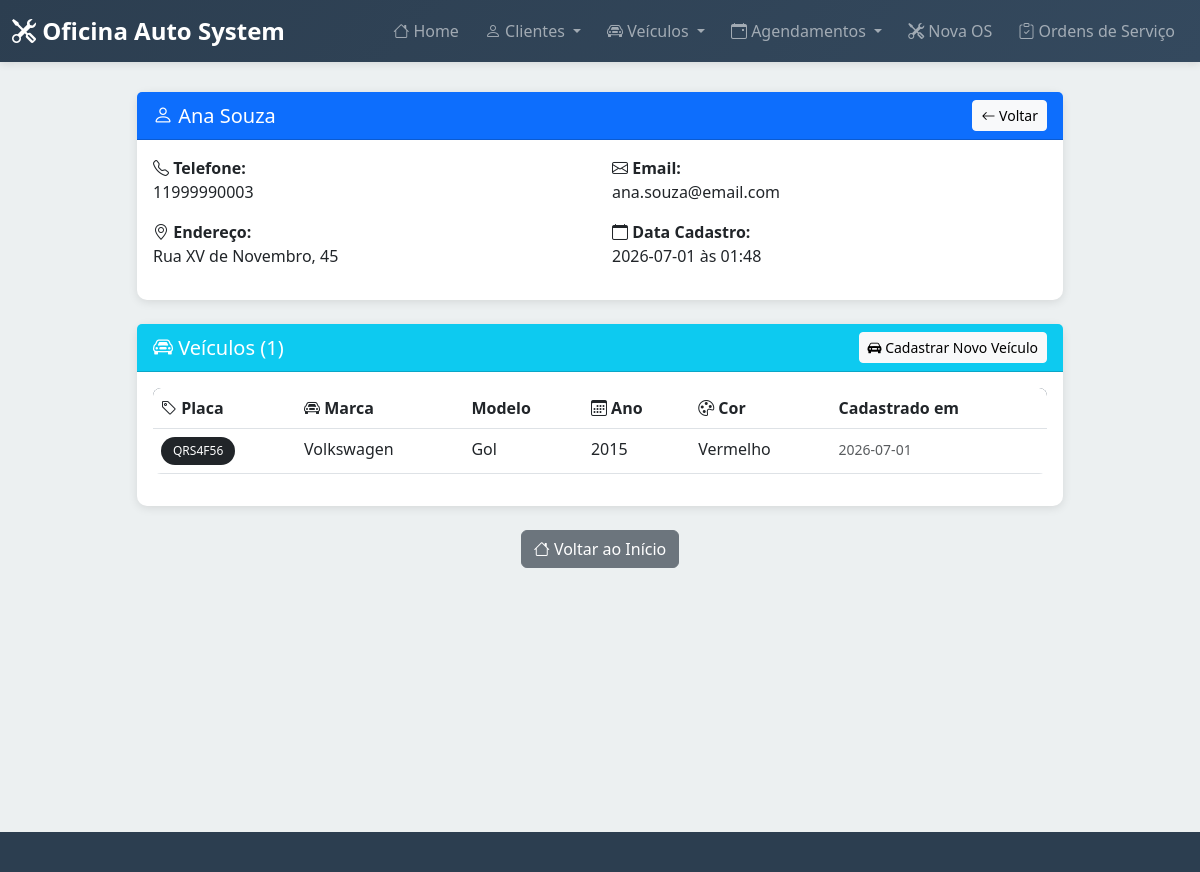
The page /cliente/3 on the database its author committed.
### tables this page shows
CREATE TABLE clientes (
        id INTEGER PRIMARY KEY AUTOINCREMENT,
        nome TEXT NOT NULL,
        telefone TEXT NOT NULL,
        email TEXT,
        endereco TEXT,
        data_cadastro TIMESTAMP DEFAULT CURRENT_TIMESTAMP
    );

CREATE TABLE veiculos (
        id INTEGER PRIMARY KEY AUTOINCREMENT,
        cliente_id INTEGER NOT NULL,
        placa TEXT NOT NULL UNIQUE,
        marca TEXT NOT NULL,
        modelo TEXT NOT NULL,
        ano INTEGER,
        cor TEXT,
        data_cadastro TIMESTAMP DEFAULT CURRENT_TIMESTAMP,
        FOREIGN KEY (cliente_id) REFERENCES clientes(id)
    );

### app.py (the view)
@app.route("/cliente/<int:cliente_id>")
def detalhes_cliente(cliente_id):
    db = get_db()
    cursor = db.cursor()
    cursor.execute("SELECT * FROM clientes WHERE id = ?", (cliente_id,))
    cliente = cursor.fetchone()
    if not cliente:
        return "Cliente não encontrado", 404
    cursor.execute(
        "SELECT * FROM veiculos WHERE cliente_id = ? ORDER BY data_cadastro DESC",
        (cliente_id,),
    )
    veiculos = cursor.fetchall()
    db.close()
    return render_template(
        "detalhes_cliente.html", cliente=cliente, veiculos=veiculos
    )

### app.py (called while the page is built)
def get_db():
    db = sqlite3.connect(app.config["DATABASE"])
    db.row_factory = sqlite3.Row
    return db

### templates/detalhes_cliente.html (shortened to what this page needs)
{% extends "base.html" %}
{% block content %}
<div class="row">
    <div class="col-lg-10 mx-auto">
        <div class="card mb-4">
            <div class="card-header bg-primary text-white">
                <div class="row align-items-center">
                    <div class="col">
                        <h5 class="mb-0"><i class="bi bi-person"></i> {{ cliente['nome'] }}</h5>
                    </div>
                    <div class="col-auto">
                        <a href="/consulta-cliente" class="btn btn-light btn-sm">
                            <i class="bi bi-arrow-left"></i> Voltar
                        </a>
                    </div>
                </div>
            </div>
            <div class="card-body">
                <div class="row">
                    <div class="col-md-6">
                        <p><strong><i class="bi bi-telephone"></i> Telefone:</strong><br>{{ cliente['telefone'] }}</p>
                    </div>
                    <div class="col-md-6">
                        <p>
                            <strong><i class="bi bi-envelope"></i> Email:</strong><br>
                            {% if cliente['email'] %}
                                {{ cliente['email'] }}
                            {% else %}
                                <span class="text-muted">Não informado</span>
                            {% endif %}
                        </p>
                    </div>
                </div>
                <div class="row">
                    <div class="col-md-6">
                        <p>
                            <strong><i class="bi bi-geo-alt"></i> Endereço:</strong><br>
                            {% if cliente['endereco'] %}
                                {{ cliente['endereco'] }}
                            {% else %}
                                <span class="text-muted">Não informado</span>
                            {% endif %}
                        </p>
                    </div>
                    <div class="col-md-6">
                        <p>
                            <strong><i class="bi bi-calendar"></i> Data Cadastro:</strong><br>
                            {{ cliente['data_cadastro'][:10] }} às {{ cliente['data_cadastro'][11:16] }}
                        </p>
                    </div>
                </div>
            </div>
        </div>
        <div class="card">
            <div class="card-header bg-info text-white">
                <div class="row align-items-center">
                    <div class="col">
                        <h5 class="mb-0">
                            <i class="bi bi-car-front"></i>
                            Veículos ({{ veiculos|length }})
                        </h5>
                    </div>
                    <div class="col-auto">
                        <a href="/cadastro-veiculo" class="btn btn-light btn-sm">
                            <i class="bi bi-car-front-fill"></i> Cadastrar Novo Veículo
                        </a>
                    </div>
                </div>
            </div>
            <div class="card-body">
                {% if veiculos %}
                    <div class="table-responsive">
                        <table class="table table-hover">
                            <thead>
                                <tr>
                                    <th><i class="bi bi-tag"></i> Placa</th>
                                    <th><i class="bi bi-car-front"></i> Marca</th>
                                    <th>Modelo</th>
                                    <th><i class="bi bi-calendar3"></i> Ano</th>
                                    <th><i class="bi bi-palette"></i> Cor</th>
                                    <th>Cadastrado em</th>
                                </tr>
                            </thead>
                            <tbody>
                                {% for veiculo in veiculos %}
                                <tr>
                                    <td>
                                        <strong>
                                            <span class="badge bg-dark">{{ veiculo['placa'] }}</span>
                                        </strong>
                                    </td>
                                    <td>{{ veiculo['marca'] }}</td>
                                    <td>{{ veiculo['modelo'] }}</td>
                                    <td>
                                        {% if veiculo['ano'] %}
                                            {{ veiculo['ano'] }}
                                        {% else %}
                                            <span class="text-muted">-</span>
                                        {% endif %}
                                    </td>
                                    <td>
                                        {% if veiculo['cor'] %}
                                            {{ veiculo['cor'] }}
                                        {% else %}
                                            <span class="text-muted">-</span>
                                        {% endif %}
                                    </td>
                                    <td>
                                        <small class="text-muted">{{ veiculo['data_cadastro'][:10] }}</small>
                                    </td>
                                </tr>
                                {% endfor %}
                            </tbody>
                        </table>
                    </div>
                {% endif %}
            </div>
        </div>
        <div class="mt-4 text-center">
            <a href="/" class="btn btn-secondary">
                <i class="bi bi-house"></i> Voltar ao Início
            </a>
        </div>
    </div>
</div>
{% endblock %}

### templates/base.html (style rules this page uses)
:root { --primary: #2c3e50; --secondary: #e74c3c; --success: #27ae60; --warning: #f39c12; --info: #3498db; }
body { background-color: #ecf0f1; font-family: 'Segoe UI', Tahoma, Geneva, Verdana, sans-serif; }
.card { border: none; border-radius: 10px; box-shadow: 0 2px 10px rgba(0,0,0,0.1); transition: transform 0.3s ease, box-shadow 0.3s ease; }
.table { background: white; border-radius: 8px; overflow: hidden; }
.table thead { background-color: var(--primary); color: white; }
.badge { padding: 8px 12px; border-radius: 20px; font-weight: 500; }

### rows shown on the page
clientes: nome "Ana Souza", telefone "11999990003", email "ana.souza@email.com", endereco "Rua XV de Novembro, 45", data_cadastro "2026-07-01", data_cadastro "01:48"
veiculos: placa "QRS4F56", marca "Volkswagen", modelo "Gol", ano "2015", cor "Vermelho", data_cadastro "2026-07-01"

### other values the page prints
{{ veiculos|length }} "1"
